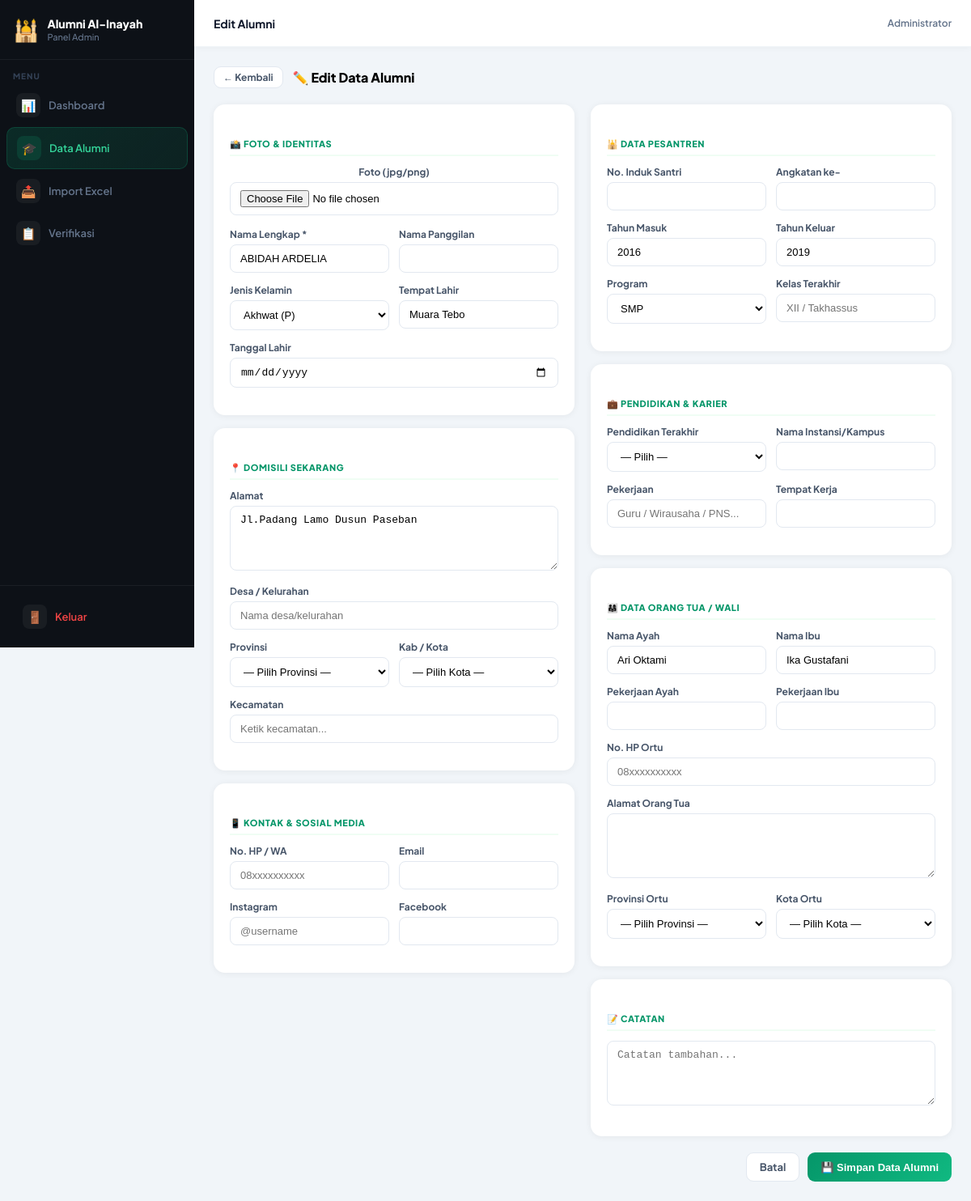
Screenshot of /admin/alumni/3436/edit (signed in) with the database file from the repository.
### tables this page shows
CREATE TABLE alumni (
            id              INTEGER PRIMARY KEY AUTOINCREMENT,
            -- Data Pribadi
            nama_lengkap    TEXT NOT NULL,
            nama_panggilan  TEXT,
            jenis_kelamin   TEXT,   -- L / P
            tempat_lahir    TEXT,
            tanggal_lahir   TEXT,
            foto            TEXT,   -- filename
            -- Data Pesantren
            tahun_masuk     INTEGER,
            tahun_keluar    INTEGER,
            angkatan        INTEGER,
            program         TEXT,   -- Tahfidz / Kitab / Umum / dll
            kelas_terakhir  TEXT,
            no_induk        TEXT,
            -- Kontak & Domisili
            no_hp           TEXT,
            email           TEXT,
            alamat          TEXT,
            kecamatan       TEXT,
            kota            TEXT,
            provinsi        TEXT,
            -- Pendidikan & Karier
            pendidikan_terakhir TEXT,
            nama_instansi   TEXT,
            pekerjaan       TEXT,
            tempat_kerja    TEXT,
            -- Sosial Media
            instagram       TEXT,
            facebook        TEXT,
            -- Data Orang Tua / Wali
            nama_ayah       TEXT,
            nama_ibu        TEXT,
            no_hp_ortu      TEXT,
            pekerjaan_ayah  TEXT,
            pekerjaan_ibu   TEXT,
            alamat_ortu     TEXT,
            kota_ortu       TEXT,
            -- Meta
            status          TEXT DEFAULT 'aktif',  -- aktif / nonaktif
            verified        INTEGER DEFAULT 0,
            catatan         TEXT,
            created_at      TEXT DEFAULT (datetime('now','localtime')),
            updated_at      TEXT DEFAULT (datetime('now','localtime'))
        , provinsi_ortu TEXT, desa TEXT DEFAULT '');

### app.py (the view)
@app.get("/admin/alumni/{alumni_id}/edit", response_class=HTMLResponse)
async def admin_alumni_edit_page(request: Request, alumni_id: int):
    admin = _admin_session(request)
    if not admin:
        return RedirectResponse("/admin/login", status_code=302)
    alumni = db.get_alumni(alumni_id)
    if not alumni:
        raise HTTPException(404)
    return _r(request, "admin_alumni_form.html", admin=admin, mode="edit", data=alumni, err="")

### templates/admin_alumni_form.html (shortened to what this page needs)
{% extends "base_admin.html" %}
{% block page_title %}{% if mode=='tambah' %}Tambah Alumni{% else %}Edit Alumni{% endif %}{% endblock %}
{% block nav_alumni %}active{% endblock %}
{% block content %}
<div style="display:flex;align-items:center;gap:12px;margin-bottom:20px;">
  <a href="/admin/alumni" class="btn btn-ghost btn-sm">← Kembali</a>
  <div style="font-size:16px;font-weight:800;">{% if mode=='tambah' %}➕ Tambah Alumni Baru{% else %}✏️ Edit Data Alumni{% endif %}</div>
</div>
<form method="post" enctype="multipart/form-data">
<div style="display:grid;grid-template-columns:1fr 1fr;gap:20px;">
<div>
  <div class="card" style="padding:20px;">
    <div class="form-section">📸 Foto & Identitas</div>
    <div class="form-group" style="text-align:center;margin-bottom:16px;">
      <label class="form-label">Foto (jpg/png)</label>
      <input type="file" name="foto" accept="image/*" class="form-input">
    </div>
    <div class="form-grid">
      <div class="form-group">
        <label class="form-label">Nama Lengkap *</label>
        <input name="nama_lengkap" class="form-input" value="{{ data.nama_lengkap or '' }}" required>
      </div>
      <div class="form-group">
        <label class="form-label">Nama Panggilan</label>
        <input name="nama_panggilan" class="form-input" value="{{ data.nama_panggilan or '' }}">
      </div>
    </div>
    <div class="form-grid">
      <div class="form-group">
        <label class="form-label">Jenis Kelamin</label>
        <select name="jenis_kelamin" class="form-select">
          <option value="P" {% if data.jenis_kelamin=='P' %}selected{% endif %}>Akhwat (P)</option>
        </select>
      </div>
      <div class="form-group">
        <label class="form-label">Tempat Lahir</label>
        <input name="tempat_lahir" class="form-input" value="{{ data.tempat_lahir or '' }}">
      </div>
    </div>
    <div class="form-group">
      <label class="form-label">Tanggal Lahir</label>
      <input type="date" name="tanggal_lahir" class="form-input" value="{{ data.tanggal_lahir or '' }}">
    </div>
  </div>
  <div class="card" style="padding:20px;margin-top:16px;">
    <div class="form-section">📍 Domisili Sekarang</div>
    <div class="form-group">
      <label class="form-label">Alamat</label>
      <textarea name="alamat" class="form-textarea">{{ data.alamat or '' }}</textarea>
    </div>
    <div class="form-group">
      <label class="form-label">Desa / Kelurahan</label>
      <input name="desa" class="form-input" value="{{ data.desa or '' }}" placeholder="Nama desa/kelurahan">
    </div>
    <div class="form-grid">
      <div class="form-group">
        <label class="form-label">Provinsi</label>
        <select name="provinsi" id="sel-provinsi" class="form-select" onchange="loadKota('sel-provinsi','sel-kota')">
          <option value="">— Pilih Provinsi —</option>
        </select>
      </div>
      <div class="form-group">
        <label class="form-label">Kab / Kota</label>
        <select name="kota" id="sel-kota" class="form-select" onchange="loadKecamatan('sel-kota','sel-kecamatan')">
          <option value="">— Pilih Kota —</option>
        </select>
      </div>
    </div>
    <div class="form-group">
      <label class="form-label">Kecamatan</label>
      <input name="kecamatan" id="sel-kecamatan" class="form-input" value="{{ data.kecamatan or '' }}" placeholder="Ketik kecamatan..." list="kec-list">
    </div>
  </div>
  <div class="card" style="padding:20px;margin-top:16px;">
    <div class="form-section">📱 Kontak & Sosial Media</div>
    <div class="form-grid">
      <div class="form-group">
        <label class="form-label">No. HP / WA</label>
        <input name="no_hp" class="form-input" placeholder="08xxxxxxxxxx" value="{{ data.no_hp or '' }}">
      </div>
      <div class="form-group">
        <label class="form-label">Email</label>
        <input type="email" name="email" class="form-input" value="{{ data.email or '' }}">
      </div>
    </div>
    <div class="form-grid">
      <div class="form-group">
        <label class="form-label">Instagram</label>
        <input name="instagram" class="form-input" placeholder="@username" value="{{ data.instagram or '' }}">
      </div>
      <div class="form-group">
        <label class="form-label">Facebook</label>
        <input name="facebook" class="form-input" value="{{ data.facebook or '' }}">
      </div>
    </div>
  </div>
</div>
<div>
  <div class="card" style="padding:20px;">
    <div class="form-section">🕌 Data Pesantren</div>
    <div class="form-grid">
      <div class="form-group">
        <label class="form-label">No. Induk Santri</label>
        <input name="no_induk" class="form-input" value="{{ data.no_induk or '' }}">
      </div>
      <div class="form-group">
        <label class="form-label">Angkatan ke-</label>
        <input type="number" name="angkatan" class="form-input" value="{{ data.angkatan or '' }}">
      </div>
    </div>
    <div class="form-grid">
      <div class="form-group">
        <label class="form-label">Tahun Masuk</label>
        <input type="number" name="tahun_masuk" class="form-input" placeholder="2015" value="{{ data.tahun_masuk or '' }}">
      </div>
      <div class="form-group">
        <label class="form-label">Tahun Keluar</label>
        <input type="number" name="tahun_keluar" class="form-input" placeholder="2020" value="{{ data.tahun_keluar or '' }}">
      </div>
    </div>
    <div class="form-grid">
      <div class="form-group">
        <label class="form-label">Program</label>
        <select name="program" class="form-select">
          <option value="SMP" {% if data.program=='SMP' %}selected{% endif %}>SMP</option>
        </select>
      </div>
      <div class="form-group">
        <label class="form-label">Kelas Terakhir</label>
        <input name="kelas_terakhir" class="form-input" placeholder="XII / Takhassus" value="{{ data.kelas_terakhir or '' }}">
      </div>
    </div>
  </div>
  <div class="card" style="padding:20px;margin-top:16px;">
    <div class="form-section">💼 Pendidikan & Karier</div>
    <div class="form-grid">
      <div class="form-group">
        <label class="form-label">Pendidikan Terakhir</label>
        <select name="pendidikan_terakhir" class="form-select">
          <option value="">— Pilih —</option>
        </select>
      </div>
      <div class="form-group">
        <label class="form-label">Nama Instansi/Kampus</label>
        <input name="nama_instansi" class="form-input" value="{{ data.nama_instansi or '' }}">
      </div>
    </div>
    <div class="form-grid">
      <div class="form-group">
        <label class="form-label">Pekerjaan</label>
        <input name="pekerjaan" class="form-input" placeholder="Guru / Wirausaha / PNS..." value="{{ data.pekerjaan or '' }}">
      </div>
      <div class="form-group">
        <label class="form-label">Tempat Kerja</label>
        <input name="tempat_kerja" class="form-input" value="{{ data.tempat_kerja or '' }}">
      </div>
    </div>
  </div>
  <div class="card" style="padding:20px;margin-top:16px;">
    <div class="form-section">👨‍👩‍👧 Data Orang Tua / Wali</div>
    <div class="form-grid">
      <div class="form-group">
        <label class="form-label">Nama Ayah</label>
        <input name="nama_ayah" class="form-input" value="{{ data.nama_ayah or '' }}">
      </div>
      <div class="form-group">
        <label class="form-label">Nama Ibu</label>
        <input name="nama_ibu" class="form-input" value="{{ data.nama_ibu or '' }}">
      </div>
    </div>
    <div class="form-grid">
      <div class="form-group">
        <label class="form-label">Pekerjaan Ayah</label>
        <input name="pekerjaan_ayah" class="form-input" value="{{ data.pekerjaan_ayah or '' }}">
      </div>
      <div class="form-group">
        <label class="form-label">Pekerjaan Ibu</label>
        <input name="pekerjaan_ibu" class="form-input" value="{{ data.pekerjaan_ibu or '' }}">
      </div>
    </div>
    <div class="form-group">
      <label class="form-label">No. HP Ortu</label>
      <input name="no_hp_ortu" class="form-input" placeholder="08xxxxxxxxxx" value="{{ data.no_hp_ortu or '' }}">
    </div>
    <div class="form-group">
      <label class="form-label">Alamat Orang Tua</label>
      <textarea name="alamat_ortu" class="form-textarea">{{ data.alamat_ortu or '' }}</textarea>
    </div>
    <div class="form-grid">
      <div class="form-group">
        <label class="form-label">Provinsi Ortu</label>
        <select name="provinsi_ortu" id="sel-provinsi-ortu" class="form-select" onchange="loadKota('sel-provinsi-ortu','sel-kota-ortu')">
          <option value="">— Pilih Provinsi —</option>
        </select>
      </div>
      <div class="form-group">
        <label class="form-label">Kota Ortu</label>
        <select name="kota_ortu" id="sel-kota-ortu" class="form-select">
          <option value="">— Pilih Kota —</option>
        </select>
      </div>
    </div>
  </div>
  <div class="card" style="padding:20px;margin-top:16px;">
    <div class="form-section">📝 Catatan</div>
    <div class="form-group">
      <textarea name="catatan" class="form-textarea" placeholder="Catatan tambahan...">{{ data.catatan or '' }}</textarea>
    </div>
  </div>
  <div style="margin-top:20px;display:flex;gap:10px;justify-content:flex-end;">
    <a href="/admin/alumni" class="btn btn-ghost">Batal</a>
    <button type="submit" class="btn btn-primary">💾 Simpan Data Alumni</button>
  </div>
</div>
</div>
</form>
{% endblock %}

### templates/base_admin.html (style rules this page uses)
*, *::before, *::after { box-sizing: border-box; margin: 0; padding: 0; }
html, body { overflow-x: hidden; font-family: 'Plus Jakarta Sans', sans-serif; background: #f1f5f9; }
.card { background: white; border-radius: 14px; box-shadow: 0 1px 8px rgba(0,0,0,.06); }
.form-group { margin-bottom: 14px; }
.form-label { font-size: 12px; font-weight: 700; color: #475569; display: block; margin-bottom: 5px; }
.form-input, .form-select, .form-textarea { width: 100%; padding: 9px 12px; border: 1.5px solid #e2e8f0; border-radius: 8px; font-size: 13px; background: white; transition: all .15s; }
.form-textarea { resize: vertical; min-height: 80px; }
.form-section { font-size: 11px; font-weight: 800; color: #059669; text-transform: uppercase; letter-spacing: .6px; margin: 22px 0 12px; padding-bottom: 6px; border-bottom: 2px solid #f0fdf4; }
.form-grid { display: grid; grid-template-columns: 1fr 1fr; gap: 12px; }
.btn { display: inline-flex; align-items: center; gap: 6px; padding: 9px 16px; border-radius: 9px; font-size: 13px; font-weight: 700; border: none; cursor: pointer; transition: all .15s; text-decoration: none; }
.btn-primary { background: linear-gradient(135deg,#059669,#10b981); color: white; }
.btn-ghost { background: white; color: #475569; border: 1.5px solid #e2e8f0; }
.btn-sm { padding: 5px 11px; font-size: 12px; }

### rows the page displays
alumni: nama_lengkap "ABIDAH ARDELIA", jenis_kelamin "Akhwat (P)", tempat_lahir "Muara Tebo", alamat "Jl.Padang Lamo Dusun Paseban", tahun_masuk "2016", tahun_keluar "2019", program "SMP", nama_ayah "Ari Oktami", nama_ibu "Ika Gustafani"

### other values shown
{{ admin.nama }} "Administrator"
